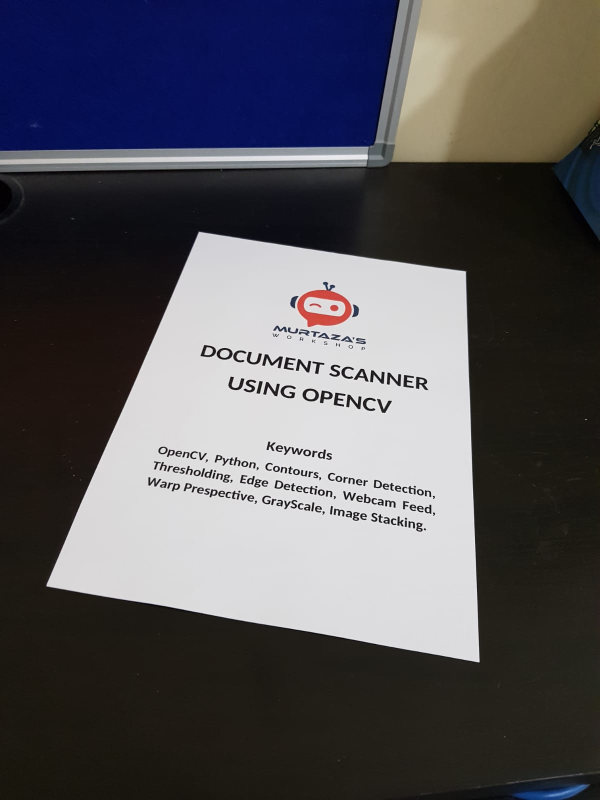
#> input picture Resources/1.jpg, 1200 x 1600 px, given in place of the camera (shown at 1/2 size)
$ python project1.py
#> lines starting #> are read from the running program, lines starting #| are printed output that depends on the picture; after the words box and inside, x2 and y2 are one past the last pixel; in counts of white or black regions, pixels touching at a corner belong together
#> further down, img is the input picture: shape (1600, 1200, 3); mean B, G, R 89.7, 85.2, 86.8
import cv2
import numpy as np

#Project
#Screen painting by color
#it will take individual colors and allow you to paint with them on a screen

cap = cv2.VideoCapture(0)
cap.set(3, 640)
cap.set(4, 480)

myColors = [
                [5, 107, 0, 19, 255, 255, "Orange"], #orange
                [133, 56, 0, 159, 156, 255, "Purple"], #purple
                [57, 76, 0, 100, 255, 255, "Green"]  #green
            ]

myColorValues = [                   ##this is BGR, not RGB
                    [51, 153, 255], # Orange
                    [255, 0, 255],  # Purple
                    [0, 255, 0]     # Green
                ]

    #this is a list of points for drawing on canvas
myPoints = [] #[ x, y, colorId]


def findColor(img, myColors, myColorValues):
    imgHSV = cv2.cvtColor(img, cv2.COLOR_BGR2HSV)
#> imgHSV: shape (1600, 1200, 3); mean H, S, V 64.3, 77.4, 97.1
    count = 0
    newPoints = []
    for color in myColors:
        # lower = np.array([h_min, s_min, v_min])
        # upper = np.array([h_max, s_max, v_max])

        lower = np.array(color[0:3])
        upper = np.array(color[3:6])

        mask = cv2.inRange(imgHSV, lower, upper)
        x, y = getContours(mask)
        cv2.circle(imgResult,(x,y), 10, myColorValues[count], cv2.FILLED)
        if x != 0 and y != 0:
            newPoints.append([x,y,count])
        count += 1
#> this loop made 3 passes
#> (x, y) on passes 1 to 3: (1000, 352), (328, 512), (0, 0)
#> pass 1, in findColor, `mask = cv2.inRange(imgHSV, lower, upper)`:
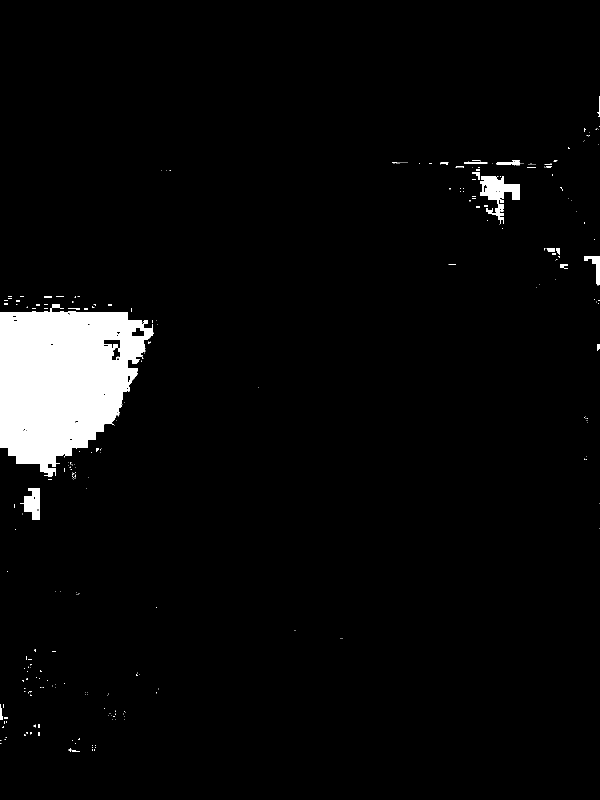
#> mask: shape (1600, 1200) (shown at 1/2 size); 4.2% white; 286 white regions (249 under 20 px), largest, box (x1, y1, x2, y2) and area: (0, 608, 307, 953) 71929, (960, 352, 1040, 449) 3168, (40, 976, 80, 1040) 1564
#> pass 2, in findColor, `mask = cv2.inRange(imgHSV, lower, upper)`:
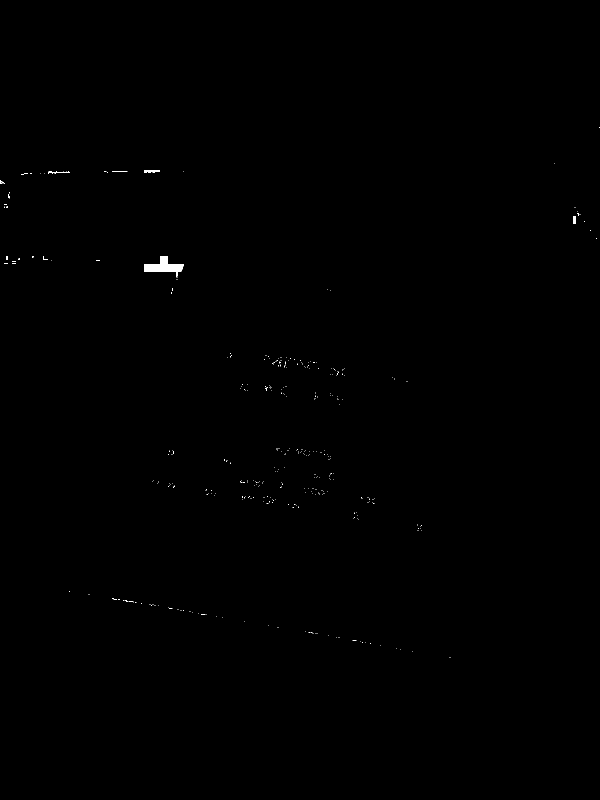
#> mask: shape (1600, 1200) (shown at 1/2 size); 0.14% white; 360 white regions (352 under 20 px), largest, box (x1, y1, x2, y2) and area: (288, 512, 368, 554) 1527, (288, 340, 320, 345) 127, (96, 343, 140, 347) 102
#> pass 3, in findColor, `mask = cv2.inRange(imgHSV, lower, upper)`:
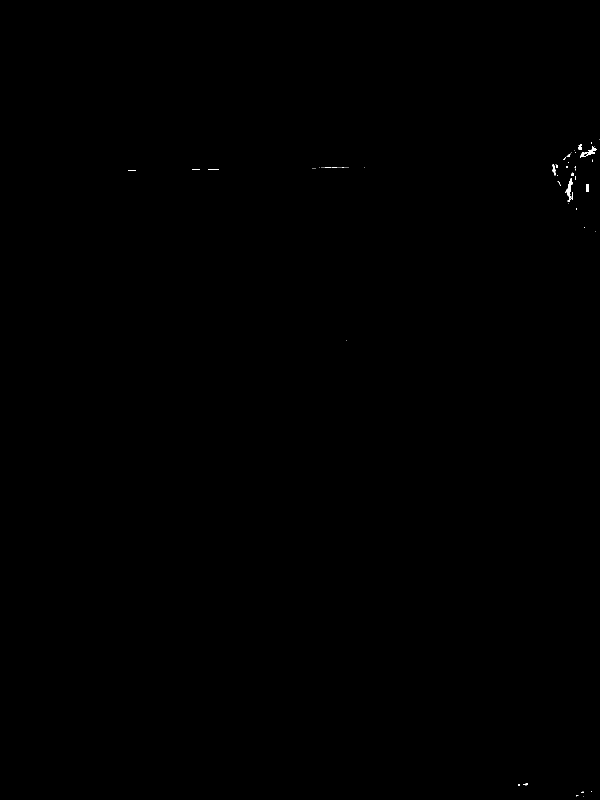
#> mask: shape (1600, 1200) (shown at 1/2 size); 0.06% white; 63 white regions (54 under 20 px), largest, box (x1, y1, x2, y2) and area: (1133, 356, 1146, 404) 257, (1160, 292, 1194, 316) 254, (1172, 368, 1178, 384) 93
#> after the loop: imgResult: shape (1600, 1200, 3); 0.04% of pixels changed, all inside (x1, y1, x2, y2) = (0, 0, 1011, 523)
#> after the loop, count = 3; newPoints = [[1000, 352, 0], [328, 512, 1]]
        #cv2.imshow(str(color[6]), mask)
    return newPoints


def getContours(img):
    contours, hierarchy = cv2.findContours(img, cv2.RETR_EXTERNAL, cv2.CHAIN_APPROX_NONE)
    x,y,w,h = 0, 0, 0, 0
    for contour in contours:
        area = cv2.contourArea(contour)
        if area > 500:
            #cv2.drawContours(imgResult, contour, -1, [255,0,255], 3)
            perimeter = cv2.arcLength(contour, True)
            approximate_contour = cv2.approxPolyDP(contour, 0.02*perimeter, True)
            x, y, w, h = cv2.boundingRect(approximate_contour)

    return x+w//2, y

def drawOnCanvas(myPoints,myColorValues):
    for point in myPoints:
        cv2.circle(imgResult, (point[0], point[1]), 10, myColorValues[point[2]], cv2.FILLED)


while True:
    success, img = cap.read()
    imgResult = img.copy()
    newPoints = findColor(img, myColors, myColorValues)
#> newPoints = [[1000, 352, 0], [328, 512, 1]]

    if len(newPoints) != 0:
        for newPoint in newPoints:
            myPoints.append(newPoint)
#> this loop made 2 passes
#> after the loop, myPoints = [[1000, 352, 0], [328, 512, 1]]

    if len(myPoints) != 0:
        drawOnCanvas(myPoints,myColorValues)
#> the loop in drawOnCanvas, `for point in myPoints:` made 2 passes

    cv2.imshow("Video", imgResult)
    if cv2.waitKey(1) & 0xFF == ord('q'):
#> (key q is pressed here)
        break
